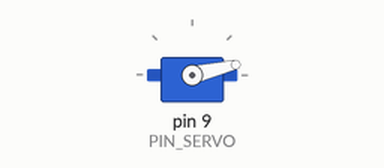
Recording of a sketch running on a simulated Arduino Mega 2560, built with avr-gcc and run on an emulated ATmega2560. On the bench: servo. What the sketch prints to the serial monitor is not drawn.

Above: at 0.05 s.
At 1.2 s:
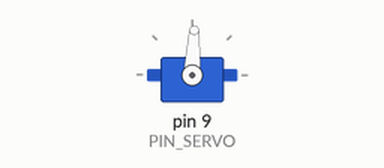
At 2.35 s:
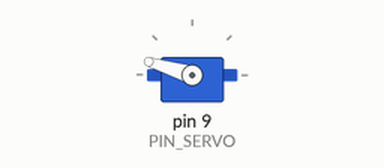
At 4.65 s:
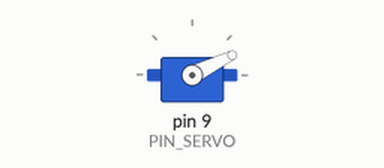
Timing chart, 0 to 6.4 s (numbered marks = the images above):
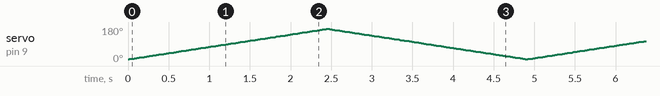

The sketch:

RP3-b_Servo.ino
```cpp
/**
 * @ex - Mod.3b - RP3-b
 * @brief - Sweep
 * @date - 06/12
 * @author - Afonso & Natanael
 * @state - OK
 */

 /**
  * LIGAÇÕES: @Arduino 'Mega 2560'
  * 5V -> USB
  * GND -> breadboard
  * Pin 9 -> Servo, Laranja (Sinal)
  *
  *
  * @Servo
  * Laranja (Sinal) -> Arduino, Pin 9
  * Vermelho (+) -> VCC
  * Castanho (-) -> GND
  */

#include <Servo.h>

Servo myservo;  // create servo object to control a servo
// twelve servo objects can be created on most boards

const int PIN_SERVO = 9;
const int MAX_ANG_SERVO = 170;
const int MIN_ANG_SERVO = 10;

int pos = 0;    // variable to store the servo position

void setup() {
  Serial.begin (9600);

  myservo.attach(PIN_SERVO);  // attaches the servo on pin 9 to the servo object
}

void loop() {
  for (pos = MIN_ANG_SERVO; pos <= MAX_ANG_SERVO; pos += 1) { // goes from 0 degrees to 170 degrees
    // in steps of 1 degree
    myservo.write(pos);              // tell servo to go to position in variable 'pos'
    Serial.println(pos);
    delay(15);                       // waits 15ms for the servo to reach the position
  }
  for (pos = MAX_ANG_SERVO; pos >= MIN_ANG_SERVO; pos -= 1) { // goes from 170 degrees to 0 degrees
    myservo.write(pos);              // tell servo to go to position in variable 'pos'
    Serial.println(pos);
    delay(15);                       // waits 15ms for the servo to reach the position
  }
}
```
